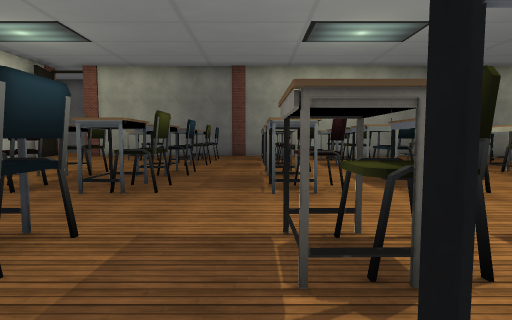
view 1 (above)

22 first-person views from a walk through a scene from a Unity 3-D project. The camera is 1.5 m above the floor, tilts 4° down and sees 80° across. The floor is counted in squares, 2 m on a side. Each view is taken from the middle of a square. On the plan, view 1 faces up. The plan holds only what a view shows up to about 10 squares ahead; the rest is blank. The place goes on beyond the plan. The player character is not drawn. Some surface patterns are stand-ins.

view 2
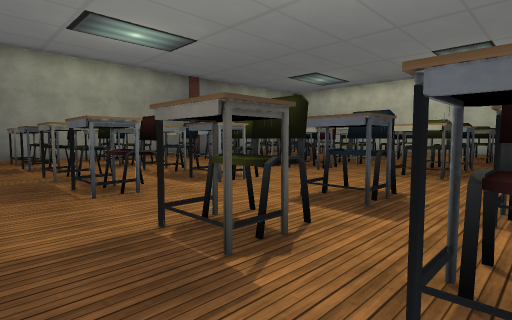

view 3
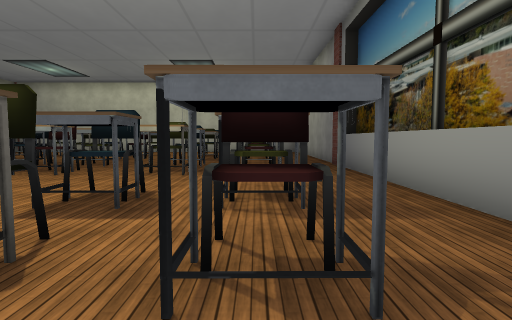

view 4
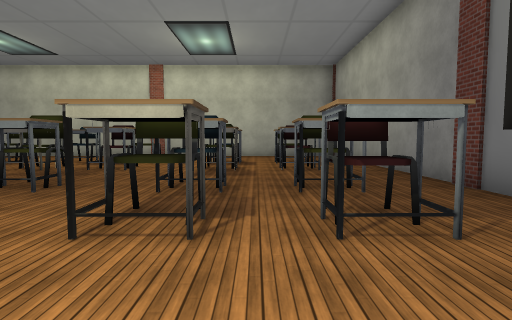

view 5
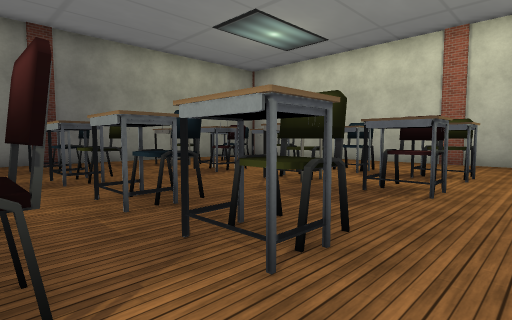

view 6
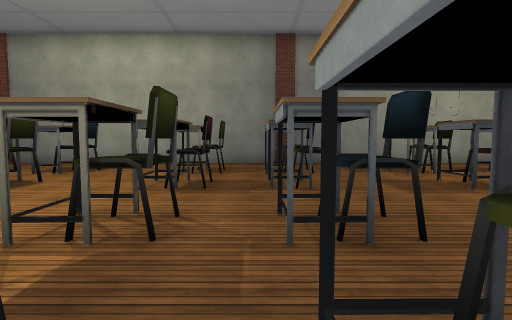

view 7
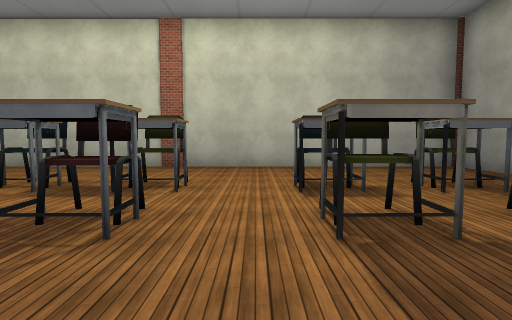

view 8
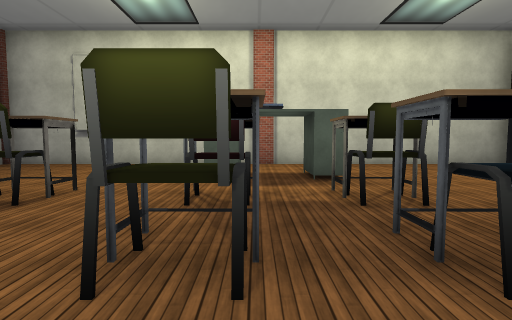

view 9
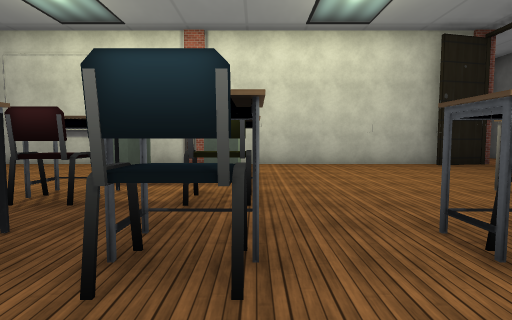

view 10
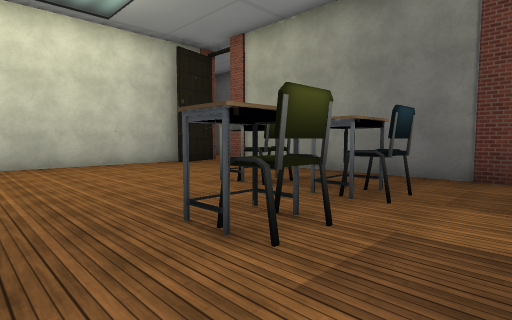

view 11
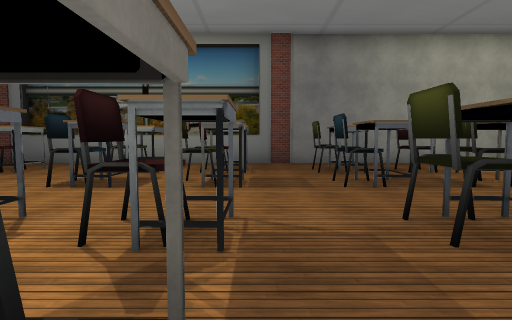

view 12
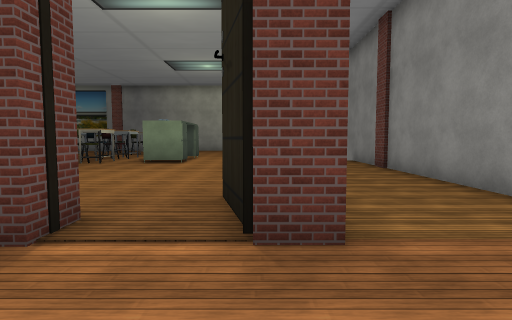

view 13
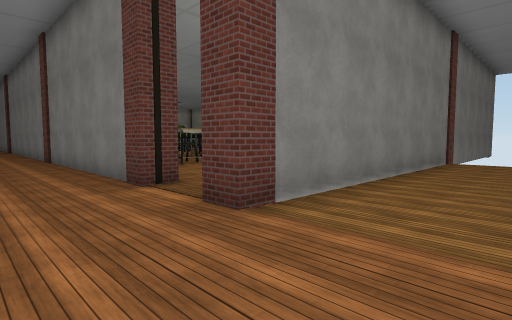

view 14
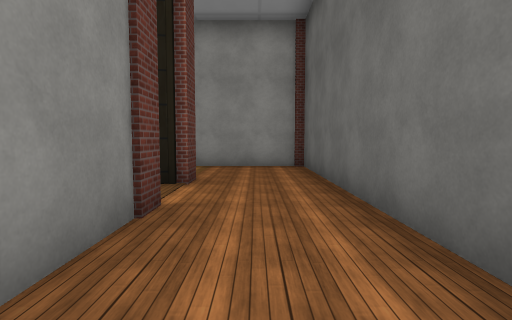

view 15
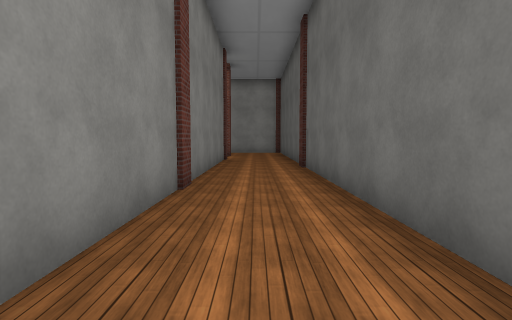

view 16
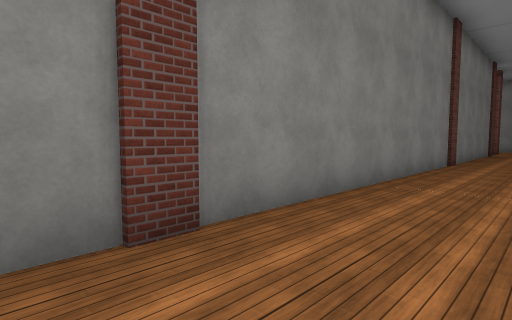

view 17
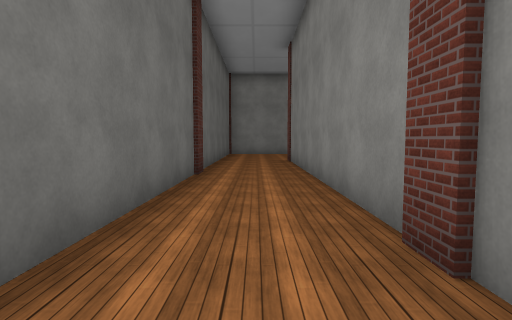

view 18
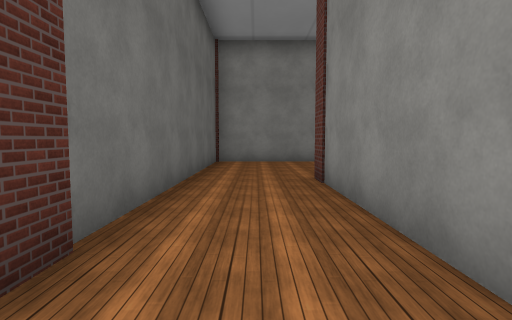

view 19
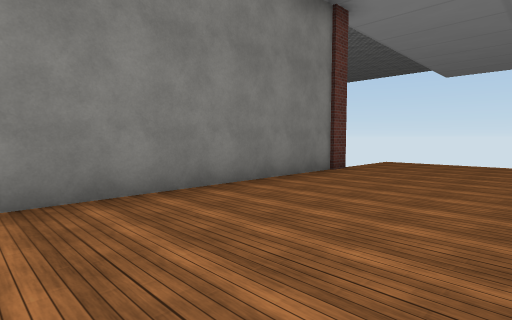

view 20
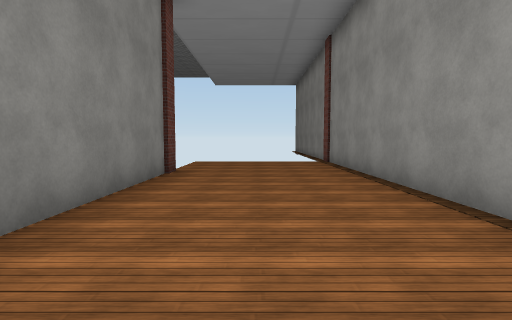

view 21
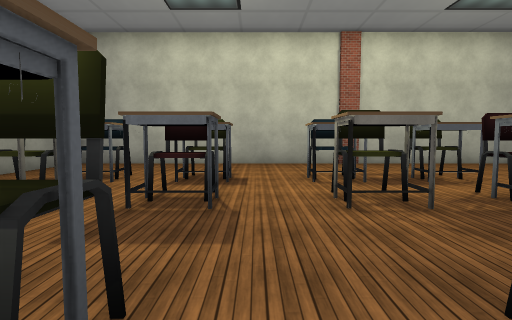

view 22
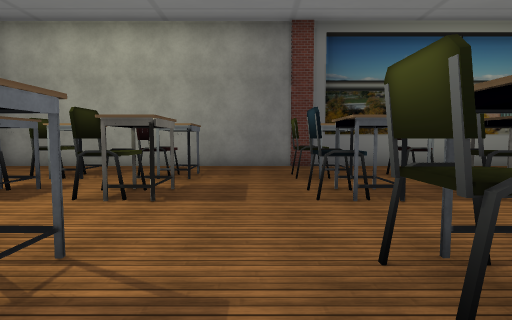

### Floor plan
Points are (right, up) in squares from view 1. A wall is a line through its corners. A room is listed if a view was taken in it or the views show most of it. See-through windows are left out.
Room 1 (views 1, 2, 3, 4, 5, 6, 7, 8, 9, 10, 11, 21, 22)
walls: (2.9, 6.1) (2.1, 6.1); (5.9, 6.1) (5.1, 6.1); (0.9, 6.1) (0.1, 6.1); (7.9, 6.1) (7.1, 6.1); (-2.4, 6.5) (-2.4, 6.1) (-1.7, 6.1) (-2.5, 6.1); (10.9, 6.1) (10.1, 6.1); (-4.4, 6.5) (-4.4, 6.1) (-3.7, 6.1) (-4.5, 6.1); (12.9, 6.1) (12.1, 6.1); (-5.6, 6.1) (-6.8, 6.1) (-6.8, 6.7) (-5.6, 6.7) (-5.6, 6.1); (-6.9, 4.7) (-5.6, 4.7) (-5.6, 4); (15.1, 13.4) (-7.4, 13.4); (-9.1, 12.5) (-9.1, -2.3) (16.2, -2.3) (16.2, 13.4)
ways out: opening at (-8, 13) to room 2
objects: chair (-4, 0); chair (-4, 2); chair (-4, 5); chair (-4, 7); chair (-4, 11); chair (-2, 0); chair (-2, 2); chair (-2, 5); chair (-2, 7); chair (-2, 9); chair (-2, 11); chair (1, 0); chair (1, 2); chair (1, 5); chair (1, 7); other object (1, 9); other object (1, 11); chair (3, 0); chair (3, 2); chair (3, 5); chair (3, 7); chair (3, 9); chair (3, 11); chair (6, 0); chair (6, 2); chair (6, 5); chair (6, 7); chair (6, 9); chair (6, 11); chair (8, 0); chair (8, 2); chair (8, 5); chair (8, 7); chair (8, 9); chair (8, 11); chair (11, 0); chair (11, 2); chair (11, 5); chair (11, 7); chair (11, 9); chair (11, 11); chair (13, 0); chair (13, 2); chair (13, 5); chair (13, 7); chair (13, 9); chair (13, 11)
Room 2 (views 12, 13, 14, 15, 16, 17, 18, 19, 20)
walls: (2.5, 16.3) (-12.3, 16.3) (-12.3, 6); (16.7, 12.4) (16.7, 5); (-7.4, 13.4) (-7.4, 13.8) (16.8, 13.8); (21, 7.9) (21, 16.3) (7.5, 16.3); (-9.6, 4.1) (-9.6, 12.6)
ways out: opening at (-8, 13) to room 1; gap at (21, 8)
objects: other object (-9, 13)

Where each view was taken, in squares from view 1:
view 1: 0 up, 0 right, facing up
view 2: 0 up, 1 left, facing up-right
view 3: 0 up, 1 left, facing right
view 4: 1 up, 3 right, facing right
view 5: 3 up, 6 right, facing up-right
view 6: 4 up, 7 right, facing up
view 7: 3 up, 8 right, facing right
view 8: 5 up, 0 right, facing left
view 9: 7 up, 0 right, facing left
view 10: 7 up, 0 right, facing up-left
view 11: 7 up, 0 right, facing down
view 12: 16 up, 9 left, facing down
view 13: 16 up, 12 left, facing down-right
view 14: 15 up, 4 left, facing left
view 15: 15 up, 4 right, facing left
view 16: 16 up, 9 right, facing down-left
view 17: 15 up, 6 right, facing right
view 18: 15 up, 11 right, facing right
view 19: 15 up, 17 right, facing down-right
view 20: 15 up, 19 right, facing down
view 21: 8 up, 7 right, facing right
view 22: 6 up, 9 right, facing down
